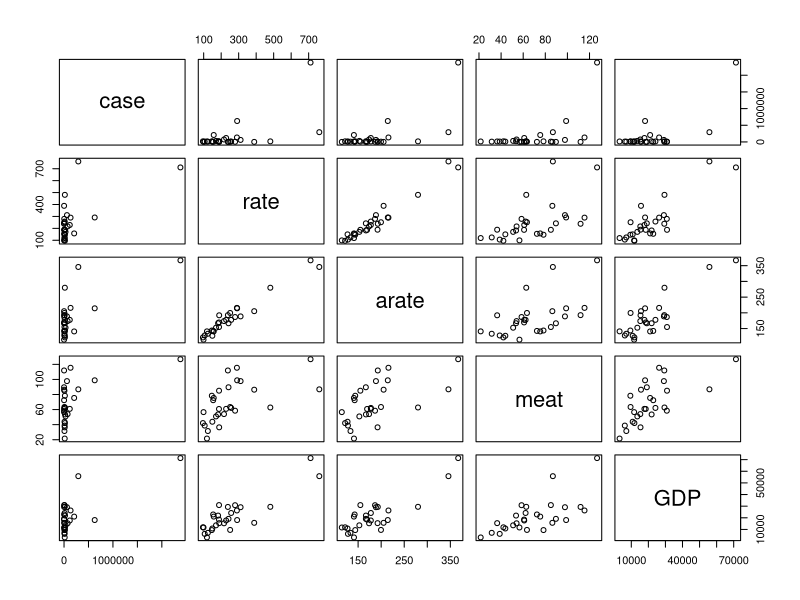

R code for this plot:
america <- read.csv("cancerdata.csv")
daticanc <- america[, c(3, 4, 5, 7, 8)]
cor(daticanc)
pairs(daticanc)

#voglio analizzare arate e meat ma senza la dipendenza da GDP
#guardo i resitui

mod1 <- lm(arate ~ GDP, data = daticanc)
resarate <- mod1$residuals
mod2 <- lm(meat ~ GDP, data = daticanc)
resmeat <- mod2$residuals

#ora che ho tolto la dipendenza calcolo la correlaizone
cor(resarate, resmeat)
#pochissima correlazione quindi il problema era il GDP

#lo posso vedere anche con il p-value
modinsieme <- lm(arate ~ meat + GDP, data = daticanc)
summary(modinsieme)

#il p-value (scritto come Pr(>|t|)) per meat è altissimo quindi non va bene (non c'è correlazione tra arate e mean)
